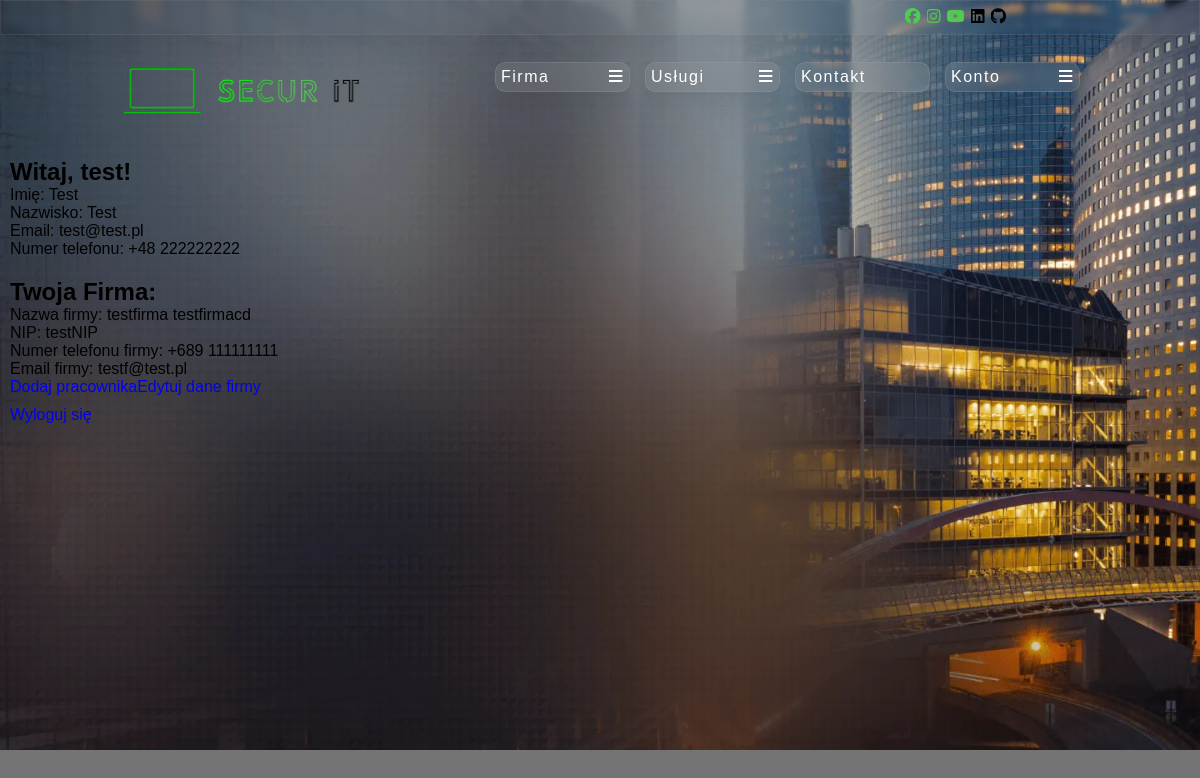
/FO/konto.php (signed in), run on the app's committed database.
### tables this page shows
create table uzytkownicy (
    id_uzytkownik int primary key auto_increment,
    id_pracownik int,
    id_firma int,
    imie varchar(50),
    nazwisko varchar(100),
    id_numer_kierunkowy int,
    numer_telefonu varchar(20),
    adres_e_mail varchar(200),
    nick varchar(50),
    haslo varchar(250),
    czy_admin_firmy boolean,
    id_rabat int,
    foreign key (id_pracownik) references pracownicy (id_pracownik),
    foreign key (id_numer_kierunkowy) references numery_kierunkowe (id_numer_kierunkowy),
    foreign key (id_firma) references firmy (id_firma),
    foreign key (id_rabat) references rabaty (id_rabat)
);

create table numery_kierunkowe (
    id_numer_kierunkowy int primary key auto_increment,
    numer_kierunkowy varchar(10),
    kraj varchar(50)
);

create table firmy (
    id_firma int primary key auto_increment,
    nazwa varchar(50),
    nazwa_cd varchar(100),
    nip varchar(20),
    id_numer_kierunkowy int,
    numer_telefonu varchar(20),
    adres_e_mail varchar(200),
    foreign key (id_numer_kierunkowy) references numery_kierunkowe (id_numer_kierunkowy)
);

### DB/db_connection.php (called while the page is built, shortened)
<?php
    class db_connection{
        var $host = "localhost";
        var $dbname = "secur_it";
        var $username = "root";
        var $password = "";
        public function databaseConnect(){
            $con = mysqli_connect($this->host, $this->username, $this->password, $this->dbname);
            if(!$con){
                die("Connection failed: " . mysqli_connect_error());
            }
            else{
                $this->connect = $con;
            }
        }
    }
?>

### DB/db_konta.php (called while the page is built, shortened)
<?php
include("db_connection.php");
class db_konta extends db_connection
    {
        function selectKontoById($id_uzytkownik, $id_firma)
        {
            $query = "SELECT u.id_uzytkownik, u.id_firma, u.imie, u.nazwisko, u.id_numer_kierunkowy, nk1.numer_kierunkowy as unk, u.numer_telefonu as unt, u.adres_e_mail as uae, u.nick, u.haslo, u.czy_admin_firmy, f.nazwa, f.nazwa_cd, f.nip, f.id_numer_kierunkowy, nk2.numer_kierunkowy as fnk, f.numer_telefonu as fnt, f.adres_e_mail as fae
            FROM uzytkownicy as u
            JOIN numery_kierunkowe as nk1 ON nk1.id_numer_kierunkowy = u.id_numer_kierunkowy
            JOIN firmy as f ON f.id_firma = u.id_firma
            JOIN numery_kierunkowe as nk2 ON nk2.id_numer_kierunkowy = f.id_numer_kierunkowy
            WHERE id_uzytkownik =".$id_uzytkownik;
            $data = mysqli_query($this->connect, $query);
            if (mysqli_num_rows($data) > 0)
            {
                return $data;
            }
        }
    }
?>

### FO/konto.php (the view, shortened to what this page needs)
<?php
    include('../DB/db_konta.php');
?>
<!DOCTYPE html>
<html lang="pl">
<head>
    <link rel="stylesheet" href="./style.css">
    <link rel="stylesheet" href="https://cdnjs.cloudflare.com/ajax/libs/font-awesome/4.7.0/css/font-awesome.min.css">
</head>
<body>
    <main class="main">
    <?php
            include("header.php");
            include("nav.php");
            if (isset($_SESSION['loggedin']) && $_SESSION['loggedin'] === true) {
                $id_uzytkownik = $_SESSION['id_uzytkownik'];
                $baza = new db_konta();
                $baza->databaseConnect();
                $data = $baza->selectKontoById($id_uzytkownik, null);
                if ($data && mysqli_num_rows($data) > 0) {
                    $user = mysqli_fetch_assoc($data);
                    echo "<div class='user_page'>";
                    echo "<h2>Witaj, " . htmlspecialchars($user['nick']) . "!</h2>";
                    echo "<p>Imię: " . htmlspecialchars($user['imie']) . "</p>";
                    echo "<p>Nazwisko: " . htmlspecialchars($user['nazwisko']) . "</p>";
                    echo "<p>Email: " . htmlspecialchars($user['uae']) . "</p>";
                    echo "<p>Numer telefonu: " . htmlspecialchars($user['unk']) . " " . htmlspecialchars($user['unt']) . "</p>";
                    if (!empty($user['nazwa'])) {
                        echo "</div><div class='firma_page'>";
                        echo "<h2>Twoja Firma:</h2>";
                        echo "<p>Nazwa firmy:  " . htmlspecialchars($user['nazwa']) . " " . htmlspecialchars($user['nazwa_cd']) . "</p>";
                        echo "<p>NIP: " . htmlspecialchars($user['nip']) . "</p>";
                        echo "<p>Numer telefonu firmy: " . htmlspecialchars($user['fnk']) . " " . htmlspecialchars($user['fnt']) . "</p>";
                        echo "<p>Email firmy: " . htmlspecialchars($user['fae']) . "</p>";
                        if ($user['czy_admin_firmy'] == 1) {
                            echo "<a href='./dodaj_pracownika.php'>Dodaj pracownika</a>";
                            echo "<a href='./edytuj_firme.php'>Edytuj dane firmy</a>";
                        }
                        echo "</div>";
                    }
                    echo "<a href='./wyloguj.php' class='button_logout'>Wyloguj się</a>";
                } else {
                    echo "<p>Nie znaleziono danych użytkownika.</p>";
                }
            } else {
                echo "<p>Musisz być <a href='./logowanie.php'>zalogowany</a>, aby zobaczyć tę stronę.</p>";
            }
        ?>
    </main>
</body>
</html>

### FO/header.php
<header>
            <a href="https://www.facebook.com/profile.php?id=61554027179435" class="spolecznosci" target="_blank">
                <i class="fa-brands fa-facebook" style="color: #51ca52;"></i>
            </a>
            <a href="#ig" class="spolecznosci" target="_blank">
                <i class="fa-brands fa-instagram" style="color: #51ca52;"></i>
            </a>
            <a href="#yt" class="spolecznosci" target="_blank">
                <i class="fa-brands fa-youtube" style="color: #51ca52;"></i>
            </a>
            <a href="https://www.linkedin.com/company/secur-it2/" class="spolecznosci" target="_blank">
                <i class="fa-brands fa-linkedin" style="color: #000000;"></i>
            </a>
            <a href="#github" class="spolecznosci" target="_blank">
                <i class="fa-brands fa-github" style="color: #000000;"></i>
            </a>
        </header>

### FO/nav.php (shortened to what this page needs)
<nav class="top-nav">
                <a class="logo" href="./index.php"><img src="../images/logo.png" alt="logo"></a>
                <div class="top-nav-buttons">
                    <div class="dropdown">
                        <div class="dropdown-top">
                            <div class="dropdown-logo">Firma</div>
                        <div class="dropdown-toggle">
                            <i class="fa-solid fa-bars"></i>
                            </div>
                        </div>
                        <ol class="dropdown-list">
                        </ol>
                    </div>
                    <div class="dropdown">
                        <div class="dropdown-top">
                            <div class="dropdown-logo">Usługi</div>
                            <div class="dropdown-toggle">
                                <i class="fa-solid fa-bars"></i>
                            </div>
                        </div>
                        <ol class="dropdown-list">
                        </ol>
                    </div>
                    <div class="dropdown-kontakt">
                        <div class="dropdown-top-kontakt">
                            <a href="contact.php">Kontakt</a>
                        </div>
                    </div>
                    <div class="dropdown">
                        <div class="dropdown-top">
                            <div class="dropdown-logo">Konto</div>
                            <div class="dropdown-toggle">
                                <i class="fa-solid fa-bars"></i>
                            </div>
                        </div>
                        <ol class="dropdown-list">
                        </ol>
                    </div>
                </div>
            </nav>

### FO/style.css (style rules this page uses)
* { margin: 0; text-decoration: none; overflow: hidden; font-family: 'Gill Sans', 'Gill Sans MT', Calibri, 'Trebuchet MS', sans-serif; box-sizing: border-box; }
body { background-color: rgb(117, 116, 116); display: flex; flex-direction: column; }
header { display: flex; height: 35px; justify-content: flex-end; align-items: center; padding: 5px; padding-right: 190px; background-color: rgb(117, 116, 116 0.6); box-shadow: 0 4px 30px rgba(0, 0, 0, 0.1); backdrop-filter: blur(3.5px); -webkit-backdrop-filter: blur(3.5px); border: 1px solid rgba(147, 143, 143, 0.18); }
.main { overflow: auto; width: 100vw; height: calc(100vh - 50px); background: url('./images/placeholderbackground.jpg'); background-size: cover; margin-bottom: 50px; }
.top-nav { width: 100%; height: 15%; display: flex; justify-content: space-evenly; align-items: center; overflow: visible; }
.top-nav-buttons { overflow: auto; width: 50%; padding-top: 150px; display: flex; justify-content: flex-end; }
.spolecznosci { margin: 3px; }
.logo { display: flex; width: 20%; }
.dropdown { position: relative; width: 135px; color: white; margin-left: 15px; }
.dropdown-top { display: flex; justify-content: space-between; align-items: center; background: rgba(164, 164, 164, 0.19); border-radius: 10px; box-shadow: 0 4px 30px rgba(0, 0, 0, 0.1); backdrop-filter: blur(4px); -webkit-backdrop-filter: blur(5.8px); border: 1px solid rgba(164, 164, 164, 0.26); padding: 5px; transition: border-radius 1s; cursor: pointer; }
.dropdown-kontakt { letter-spacing: 1.5px; font-weight: 2em; position: relative; width: 135px; margin-left: 15px; }
.dropdown-top-kontakt { letter-spacing: 1.5px; font-weight: 2em; display: flex; justify-content: space-between; align-items: center; background: rgba(164, 164, 164, 0.19); border-radius: 10px; box-shadow: 0 4px 30px rgba(0, 0, 0, 0.1); backdrop-filter: blur(4px); -webkit-backdrop-filter: blur(5.8px); border: 1px solid rgba(164, 164, 164, 0.26); padding: 5px; transition: border-radius 1s; cursor: pointer; }
.dropdown-top-kontakt a { color: white; }
.dropdown-logo, .dropdown-toggle { height: 18px; font-weight: 2em; letter-spacing: 1.5px; }
.dropdown-list { overflow: hidden; position: relative; display: inline-block; padding-left: 0; border-bottom-left-radius: 10px; border-bottom-right-radius: 10px; perspective: 90px; }
.user_page, .firma_page, .button_logout { padding: 10px; }

### data on the page
uzytkownicy: nick "test", imie "Test", nazwisko "Test", adres_e_mail "test@test.pl", id_numer_kierunkowy.numer_kierunkowy "+48", numer_telefonu "222222222", id_firma.nazwa "testfirma", id_firma.nazwa_cd "testfirmacd", id_firma.nip "testNIP", numery_kierunkowe.numer_kierunkowy "+689", id_firma.numer_telefonu "111111111", id_firma.adres_e_mail "testf@test.pl"
